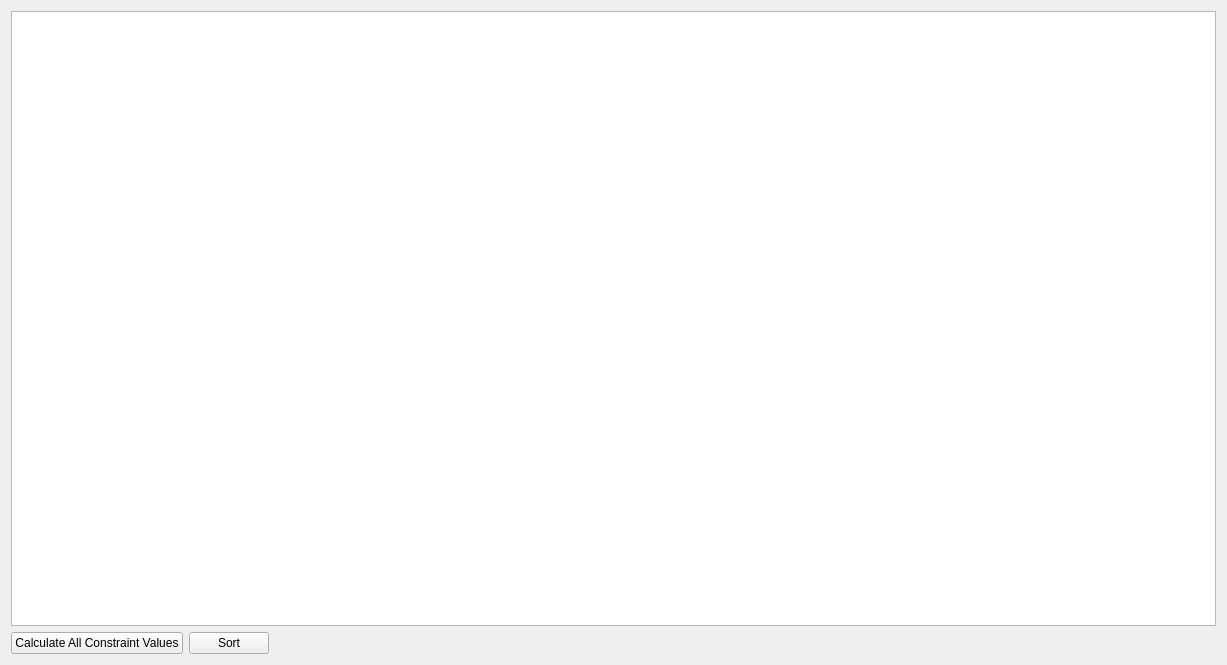
<?xml version="1.0" encoding="UTF-8"?>
<ui version="4.0">
 <class>Form</class>
 <widget class="QWidget" name="Form">
  <property name="geometry">
   <rect>
    <x>0</x>
    <y>0</y>
    <width>1227</width>
    <height>665</height>
   </rect>
  </property>
  <property name="windowTitle">
   <string>Residuals</string>
  </property>
  <layout class="QVBoxLayout" name="verticalLayout">
   <item>
    <widget class="QTableView" name="tableView"/>
   </item>
   <item>
    <layout class="QHBoxLayout" name="horizontalLayout">
     <item>
      <widget class="QPushButton" name="calculateButton">
       <property name="text">
        <string>Calculate All Constraint Values</string>
       </property>
      </widget>
     </item>
     <item>
      <widget class="QPushButton" name="sortButton">
       <property name="text">
        <string>Sort</string>
       </property>
      </widget>
     </item>
     <item>
      <spacer name="horizontalSpacer">
       <property name="orientation">
        <enum>Qt::Horizontal</enum>
       </property>
       <property name="sizeHint" stdset="0">
        <size>
         <width>40</width>
         <height>20</height>
        </size>
       </property>
      </spacer>
     </item>
    </layout>
   </item>
  </layout>
 </widget>
 <resources/>
 <connections/>
</ui>
